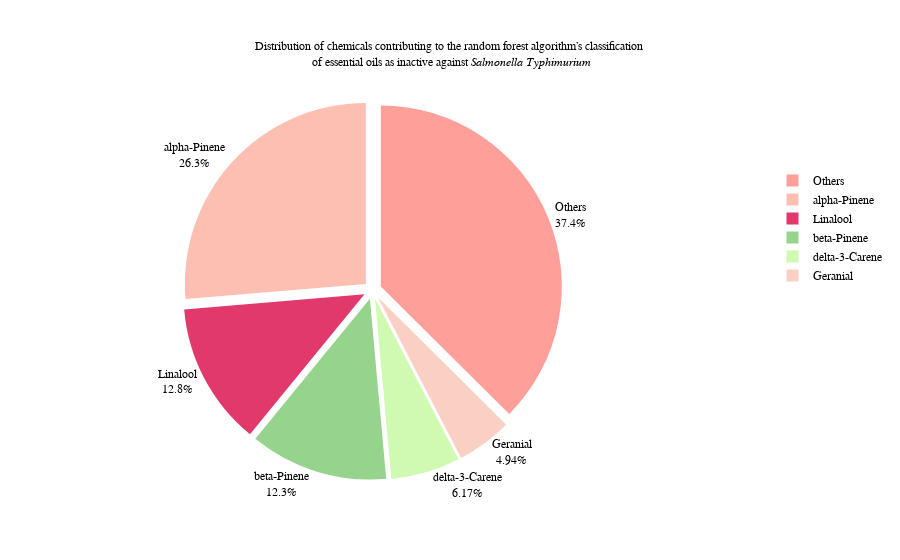

The notebook cell this image was saved under:
### Code cell
import pandas as pd
import plotly.graph_objects as go
from plotly.io import write_image

# Define the base path and the list of file identifiers
base_path = "features/"
file_ids = [1309, 1574, 383, 1950, 171, 549, 287]

# Initialize an empty list to hold the chemical names from all files
all_chemical_names = []

# Iterate through the list of file identifiers
for file_id in file_ids:
    # Construct the filename using the corrected pattern
    filename = f"{base_path}Bit_{file_id}_updated.csv"
    
    # Read the CSV file
    try:
        df = pd.read_csv(filename)
        
        # Extract the 'Chemical_name' column and add it to the list
        all_chemical_names.extend(df['Chemical_name'].tolist())
    except FileNotFoundError:
        print(f"File not found: {filename}")
    except Exception as e:
        print(f"Error reading file {filename}: {e}")

# Convert the list of chemical names to a DataFrame for easy counting
chemical_names_df = pd.DataFrame(all_chemical_names, columns=['Chemical_name'])

# Count the occurrences of each chemical name
chemical_name_counts = chemical_names_df['Chemical_name'].value_counts()

# Exclude the specified chemicals from the counts
chemicals_to_exclude = ["Carvacrol", "Perilla aldehyde", "alpha-Turmerone"]
chemical_name_counts = chemical_name_counts.drop(labels=chemicals_to_exclude, errors='ignore')

# Print the adjusted counts
print(chemical_name_counts)

# Filter the counts to separate those chemicals present more than 6 times
more_than_three = chemical_name_counts[chemical_name_counts > 10]
others_count = chemical_name_counts[chemical_name_counts <= 10].sum()

# Adding the "Others" category
if others_count > 0:
    more_than_three = more_than_three.append(pd.Series(others_count, index=['Others']))

# Convert to DataFrame for Plotly
df_more_than_three = more_than_three.reset_index()
df_more_than_three.columns = ['Chemical', 'Count']

# Define a custom color palette
colors = ['#FEBFB3', '#E1396C', '#96D38C', '#D0F9B1', '#FAD0C4', '#FF9F9A', '#FAB0E4']

# Creating the pie chart with uniformly separated slices
fig = go.Figure(data=[go.Pie(labels=df_more_than_three['Chemical'],
                             values=df_more_than_three['Count'],
                             pull=0.05,  # Uniformly pull away all slices
                             marker_colors=colors,
                             textinfo='percent+label',
                             outsidetextfont=dict(size=12),  # Ensure outside text is visible
                             textposition='outside',  # Place labels outside with lines connecting to slices
                             hoverinfo='label+percent',
                             insidetextorientation='radial',
                            )])

# Update the layout with the desired title and font settings
fig.update_layout(
    font=dict(family="EB Garamond, serif", size=12, color="black"),
    title=dict(text='Distribution of chemicals contributing to the random forest algorithm’s classification <br> of essential oils as inactive against <i>Salmonella Typhimurium</i>',
               x=0.5,
               font=dict(family="EB Garamond, serif", size=12, color="black")),
    legend_title_font=dict(family="EB Garamond, serif", size=12, color="black"),
    legend_font=dict(family="EB Garamond, serif", size=12, color="black"),
    legend=dict(orientation="v", yanchor="bottom", y=0.5, xanchor="right", x=1.5)  # Adjusted for better layout
)

# Show the figure
fig.show()

file_path = "charts/chemicals_linked_with_absence_of_anti_salmonella_activity.png"
fig.write_image(file_path, scale=3)

print(f"Image saved to {file_path}")

### Figure 1 — Plotly figure (JSON) as saved in the notebook; plotly's stock layout.template omitted (floating-point values rounded to 4 significant figures)
{"data": [{"hoverinfo": "label+percent", "insidetextorientation": "radial", "labels": ["alpha-Pinene", "Linalool", "beta-Pinene", "delta-3-Carene", "Geranial", "Others"], "marker": {"colors": ["#FEBFB3", "#E1396C", "#96D38C", "#D0F9B1", "#FAD0C4", "#FF9F9A", "#FAB0E4"]}, "outsidetextfont": {"size": 12}, "pull": 0.05, "textinfo": "percent+label", "textposition": "outside", "type": "pie", "values": [64, 31, 30, 15, 12, 91]}], "layout": {"font": {"color": "black", "family": "EB Garamond, serif", "size": 12}, "legend": {"font": {"color": "black", "family": "EB Garamond, serif", "size": 12}, "orientation": "v", "title": {"font": {"color": "black", "family": "EB Garamond, serif", "size": 12}}, "x": 1.5, "xanchor": "right", "y": 0.5, "yanchor": "bottom"}, "title": {"font": {"color": "black", "family": "EB Garamond, serif", "size": 12}, "text": "Distribution of chemicals contributing to the random forest algorithm’s classification <br> of essential oils as inactive against <i>Salmonella Typhimurium</i>", "x": 0.5}}}
